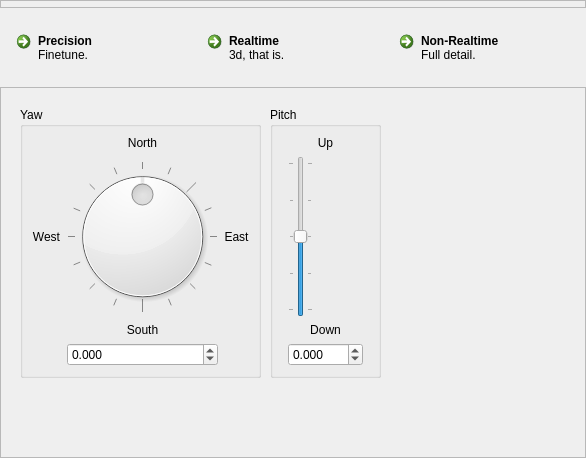
<?xml version="1.0" encoding="UTF-8"?>
<ui version="4.0">
 <class>NavigationWindow</class>
 <widget class="QWidget" name="NavigationWindow">
  <property name="geometry">
   <rect>
    <x>0</x>
    <y>0</y>
    <width>586</width>
    <height>458</height>
   </rect>
  </property>
  <property name="windowTitle">
   <string>Frame</string>
  </property>
  <layout class="QVBoxLayout" name="verticalLayout">
   <property name="spacing">
    <number>6</number>
   </property>
   <property name="margin">
    <number>0</number>
   </property>
   <item>
    <widget class="StashFrame" name="frame_3">
     <property name="sizePolicy">
      <sizepolicy hsizetype="Preferred" vsizetype="Fixed">
       <horstretch>0</horstretch>
       <verstretch>0</verstretch>
      </sizepolicy>
     </property>
     <property name="minimumSize">
      <size>
       <width>0</width>
       <height>8</height>
      </size>
     </property>
     <property name="frameShape">
      <enum>QFrame::StyledPanel</enum>
     </property>
     <property name="frameShadow">
      <enum>QFrame::Raised</enum>
     </property>
    </widget>
   </item>
   <item>
    <widget class="QFrame" name="horizontalFrame">
     <layout class="QHBoxLayout" name="horizontalLayout_2">
      <property name="topMargin">
       <number>10</number>
      </property>
      <item>
       <widget class="QCommandLinkButton" name="showPrecisionTab">
        <property name="text">
         <string>Precision</string>
        </property>
        <property name="iconSize">
         <size>
          <width>32</width>
          <height>32</height>
         </size>
        </property>
        <property name="checkable">
         <bool>true</bool>
        </property>
        <property name="description">
         <string>Finetune.</string>
        </property>
       </widget>
      </item>
      <item>
       <widget class="QCommandLinkButton" name="showRealTimeTab">
        <property name="text">
         <string>Realtime</string>
        </property>
        <property name="iconSize">
         <size>
          <width>32</width>
          <height>32</height>
         </size>
        </property>
        <property name="checkable">
         <bool>true</bool>
        </property>
        <property name="description">
         <string>3d, that is.</string>
        </property>
       </widget>
      </item>
      <item>
       <widget class="QCommandLinkButton" name="showRenderTab">
        <property name="text">
         <string>Non-Realtime</string>
        </property>
        <property name="iconSize">
         <size>
          <width>32</width>
          <height>32</height>
         </size>
        </property>
        <property name="checkable">
         <bool>true</bool>
        </property>
        <property name="description">
         <string>Full detail.</string>
        </property>
       </widget>
      </item>
     </layout>
    </widget>
   </item>
   <item>
    <widget class="QFrame" name="frame">
     <property name="frameShape">
      <enum>QFrame::StyledPanel</enum>
     </property>
     <property name="frameShadow">
      <enum>QFrame::Raised</enum>
     </property>
     <layout class="QHBoxLayout" name="horizontalLayout">
      <item>
       <widget class="QStackedWidget" name="stackedWidget">
        <widget class="QWidget" name="precision">
         <widget class="QGroupBox" name="groupBox">
          <property name="geometry">
           <rect>
            <x>10</x>
            <y>10</y>
            <width>241</width>
            <height>271</height>
           </rect>
          </property>
          <property name="title">
           <string>Yaw</string>
          </property>
          <layout class="QVBoxLayout" name="verticalLayout_2">
           <item>
            <layout class="QGridLayout" name="gridLayout" rowstretch="0,2,0,0" columnstretch="0,2,0">
             <item row="1" column="1">
              <widget class="QDial" name="yawDial">
               <property name="minimum">
                <number>-180</number>
               </property>
               <property name="maximum">
                <number>180</number>
               </property>
               <property name="wrapping">
                <bool>true</bool>
               </property>
               <property name="notchTarget">
                <double>22.500000000000000</double>
               </property>
               <property name="notchesVisible">
                <bool>true</bool>
               </property>
              </widget>
             </item>
             <item row="0" column="1">
              <widget class="QLabel" name="label">
               <property name="text">
                <string>North</string>
               </property>
               <property name="alignment">
                <set>Qt::AlignCenter</set>
               </property>
              </widget>
             </item>
             <item row="1" column="2">
              <widget class="QLabel" name="label_2">
               <property name="text">
                <string>East</string>
               </property>
               <property name="alignment">
                <set>Qt::AlignCenter</set>
               </property>
              </widget>
             </item>
             <item row="2" column="1">
              <widget class="QLabel" name="label_3">
               <property name="text">
                <string>South</string>
               </property>
               <property name="alignment">
                <set>Qt::AlignCenter</set>
               </property>
              </widget>
             </item>
             <item row="1" column="0">
              <widget class="QLabel" name="label_4">
               <property name="text">
                <string>West</string>
               </property>
               <property name="alignment">
                <set>Qt::AlignCenter</set>
               </property>
              </widget>
             </item>
             <item row="3" column="1">
              <widget class="QDoubleSpinBox" name="yawSpin">
               <property name="decimals">
                <number>3</number>
               </property>
               <property name="minimum">
                <double>-180.000000000000000</double>
               </property>
               <property name="maximum">
                <double>180.000000000000000</double>
               </property>
              </widget>
             </item>
            </layout>
           </item>
          </layout>
         </widget>
         <widget class="QGroupBox" name="groupBox_2">
          <property name="geometry">
           <rect>
            <x>260</x>
            <y>10</y>
            <width>111</width>
            <height>271</height>
           </rect>
          </property>
          <property name="title">
           <string>Pitch</string>
          </property>
          <layout class="QVBoxLayout" name="verticalLayout_3">
           <item>
            <layout class="QGridLayout" name="gridLayout_2" rowstretch="0,0,0,0" columnstretch="0">
             <item row="0" column="0">
              <widget class="QLabel" name="label_5">
               <property name="text">
                <string>Up</string>
               </property>
               <property name="alignment">
                <set>Qt::AlignCenter</set>
               </property>
              </widget>
             </item>
             <item row="2" column="0">
              <widget class="QLabel" name="label_7">
               <property name="text">
                <string>Down</string>
               </property>
               <property name="alignment">
                <set>Qt::AlignCenter</set>
               </property>
              </widget>
             </item>
             <item row="3" column="0">
              <widget class="QDoubleSpinBox" name="yawSpin_2">
               <property name="decimals">
                <number>3</number>
               </property>
               <property name="minimum">
                <double>-180.000000000000000</double>
               </property>
               <property name="maximum">
                <double>180.000000000000000</double>
               </property>
              </widget>
             </item>
             <item row="1" column="0">
              <widget class="QSlider" name="verticalSlider">
               <property name="minimum">
                <number>-90</number>
               </property>
               <property name="maximum">
                <number>90</number>
               </property>
               <property name="orientation">
                <enum>Qt::Vertical</enum>
               </property>
               <property name="tickPosition">
                <enum>QSlider::TicksBothSides</enum>
               </property>
               <property name="tickInterval">
                <number>45</number>
               </property>
              </widget>
             </item>
            </layout>
           </item>
          </layout>
         </widget>
        </widget>
        <widget class="QWidget" name="page_2"/>
       </widget>
      </item>
     </layout>
     <zorder>groupBox</zorder>
     <zorder>stackedWidget</zorder>
    </widget>
   </item>
  </layout>
 </widget>
 <customwidgets>
  <customwidget>
   <class>StashFrame</class>
   <extends>QFrame</extends>
   <header>stashframe.hh</header>
   <container>1</container>
  </customwidget>
 </customwidgets>
 <resources/>
 <connections/>
</ui>
